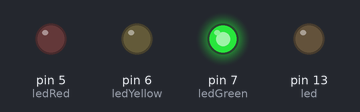
This sketch was run on a simulated Arduino Uno, built with avr-gcc and run on an emulated ATmega328P. Shown: output pins drawn as LEDs (lit = HIGH). At 2.0 s the program stops and its outputs stay as they are.

Above: at 0.1 s.
At 1.1 s:
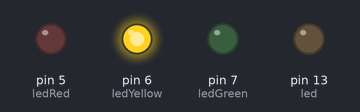
At 2.1 s:
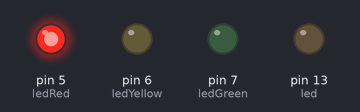
Timing chart, 0 to 3.5 s (numbered marks = the images above):
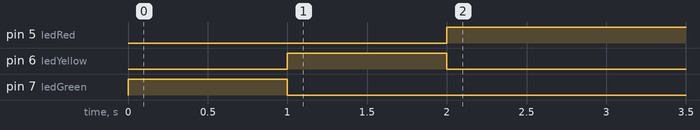

The sketch:

RatsLight.ino
```cpp
/*
 Rats Light

 This code controls 3 LED lights that symbolize when it is time to food our pet rats. For the first 20 hours, the green LED glows
 meaning they have recently been fed. Then for a couple of hours the yellow LED glows meaning they should be fed, and then finally the
 red LED turns on meaning we have to feed them right away.
 */

int ledGreen = 7;       // The digital pin attached to the GreenLED
int ledYellow = 6;      // The digital pin attached to the GreenLED
int ledRed = 5;         // The digital pin attached to the GreenLED
int led = 13;           // Pin attached to on-board LED or testing

int greenLength = 1;  // How many minutes will the green LED be on for
int yellowLength = 1;   // How many minutes will the yellow LED be on for

const int seconds = 1000*1; // Constant for seconds

// the setup routine runs once when you press reset:
void setup() {
  // declare pins to be outputs:
  pinMode(ledGreen, OUTPUT);
  pinMode(ledYellow, OUTPUT);
  pinMode(ledRed, OUTPUT);
  pinMode(led, OUTPUT);
}

// the loop routine runs over and over again forever:
void loop() {
  // Turn the green pin on and wait for a while
  digitalWrite(ledGreen,HIGH);
  delay(greenLength*seconds);

  // Turn the yellow pin on and turn the green pin off and wait for a while
  digitalWrite(ledGreen,LOW);
  digitalWrite(ledYellow,HIGH);
  delay(yellowLength*seconds);

  // Turn the red pin on and turn the yellow pin off and run until reset
  digitalWrite(ledYellow,LOW);
  digitalWrite(ledRed,HIGH);
  while(1);
}
```

Measured:
- by itself, pin 5 (ledRed): LOW → HIGH at 2.0 s
- by itself, pin 6 (ledYellow): LOW → HIGH at 1.0 s, → LOW 1.0 s later
- by itself, pin 7 (ledGreen): LOW → HIGH at 0.00 s, → LOW 1.0 s later
